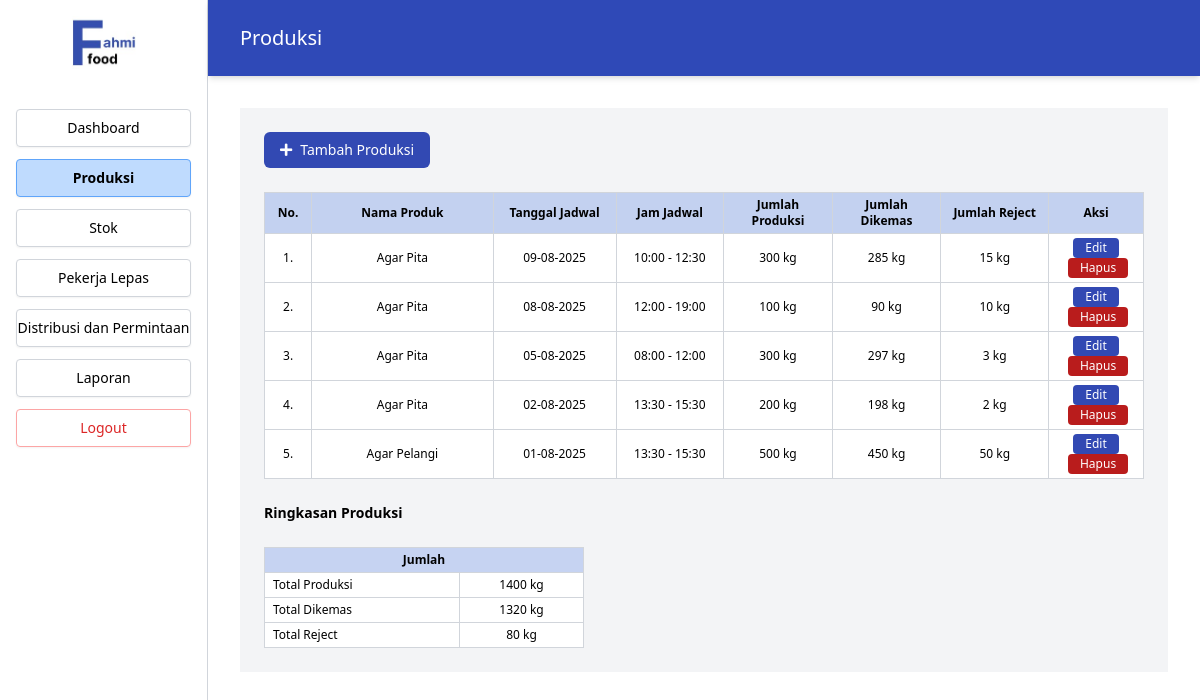
Screenshot of /Index.php?page=produksi (signed in) with the database file from the repository.
### tables this page shows
CREATE TABLE `produksi` (
  `id_produksi` int(11) NOT NULL,
  `id_produk` int(11) NOT NULL,
  `id_jadwal` int(11) DEFAULT NULL,
  `id_admin` int(11) DEFAULT NULL,
  `jumlah_produksi` int(11) DEFAULT NULL,
  `tgl_produksi` date DEFAULT NULL,
  `jumlah_dikemas` int(11) DEFAULT NULL,
  `jumlah_reject` int(11) DEFAULT NULL
);

CREATE TABLE `produk` (
  `id_produk` int(11) NOT NULL,
  `nama_produk` varchar(100) NOT NULL
);

CREATE TABLE `jadwal` (
  `id_jadwal` int(11) NOT NULL,
  `tanggal` date DEFAULT NULL,
  `waktu` time DEFAULT NULL,
  `waktu_mulai` time DEFAULT NULL,
  `waktu_selesai` time DEFAULT NULL,
  `jenis_kegiatan` varchar(100) DEFAULT NULL,
  `id_admin` int(11) DEFAULT NULL
);

### src/Produksi.php (the view, shortened to what this page needs)
<?php
include 'koneksi.php';
$sql_produksi = "SELECT prod.*, p.nama_produk, j.tanggal, j.waktu_mulai, j.waktu_selesai
                 FROM produksi prod
                 JOIN produk p ON prod.id_produk = p.id_produk
                 JOIN jadwal j ON prod.id_jadwal = j.id_jadwal
                 ORDER BY j.tanggal DESC";
$produksi_list = $pdo->query($sql_produksi)->fetchAll(PDO::FETCH_ASSOC);
$totals = $pdo->query("SELECT
                        SUM(jumlah_produksi) as total_produksi,
                        SUM(jumlah_dikemas) as total_dikemas,
                        SUM(jumlah_reject) as total_reject
                      FROM produksi")->fetch(PDO::FETCH_ASSOC);
$total_produksi = $totals['total_produksi'] ?? 0;
$total_dikemas = $totals['total_dikemas'] ?? 0;
$total_reject = $totals['total_reject'] ?? 0;
?>
<main class="flex-1 bg-gray-100">
  <section class="p-6 overflow-x-auto space-y-6">
    <button id="btnTambahProduk" type="button" class="inline-flex items-center gap-2 rounded-md bg-[#3249b3] px-4 py-2 text-white text-sm font-normal hover:bg-[#2a3b8a] transition-colors">
      <i class="fas fa-plus"></i> Tambah Produksi
    </button>
    <div class="overflow-x-auto mt-4">
      <table class="w-full border border-gray-300 text-sm border-collapse bg-white">
        <thead class="bg-[#c3d1f0] sticky top-0 z-10">
          <tr class="text-center text-xs font-normal text-black">
            <th class="border border-gray-300 px-2 py-1 w-12">No.</th>
            <th class="border border-gray-300 px-2 py-1 w-48">Nama Produk</th>
            <th class="border border-gray-300 px-2 py-1 w-32">Tanggal Jadwal</th>
            <th class="border border-gray-300 px-2 py-1 w-28">Jam Jadwal</th>
            <th class="border border-gray-300 px-2 py-1 w-28">Jumlah Produksi</th>
            <th class="border border-gray-300 px-2 py-1 w-28">Jumlah Dikemas</th>
            <th class="border border-gray-300 px-2 py-1 w-28">Jumlah Reject</th>
            <th class="border border-gray-300 px-2 py-1 w-24">Aksi</th>
          </tr>
        </thead>
        <tbody class="text-center text-xs text-black">
          <?php if (empty($produksi_list)): ?>
            <tr>
              <td colspan="8" class="border border-gray-300 px-2 py-4 text-center text-gray-500">
                Belum ada data produksi. Silakan tambahkan.
              </td>
            </tr>
          <?php else: ?>
            <?php foreach ($produksi_list as $index => $item): ?>
              <tr>
                <td class="border border-gray-300 px-2 py-1"><?php echo $index + 1; ?>.</td>
                <td class="border border-gray-300 px-2 py-1"><?php echo htmlspecialchars($item["nama_produk"]); ?></td>
                <td class="border border-gray-300 px-2 py-1"><?php echo htmlspecialchars(date('d-m-Y', strtotime($item["tanggal"]))); ?></td>
                <td class="border border-gray-300 px-2 py-1"><?php echo htmlspecialchars(substr($item["waktu_mulai"],0,5) . ' - ' . substr($item["waktu_selesai"],0,5)); ?></td>
                <td class="border border-gray-300 px-2 py-1"><?php echo htmlspecialchars($item["jumlah_produksi"]); ?> kg</td>
                <td class="border border-gray-300 px-2 py-1"><?php echo htmlspecialchars($item["jumlah_dikemas"]); ?> kg</td>
                <td class="border border-gray-300 px-2 py-1"><?php echo htmlspecialchars($item["jumlah_reject"]); ?> kg</td>
                <td class="border border-gray-300 px-2 py-1 space-x-1">
                  <button type="button" class="btnEdit bg-[#3249b3] text-white text-xs px-3 py-0.5 rounded hover:bg-[#2a3b8a] transition-colors"
                    data-id-produksi="<?php echo $item['id_produksi']; ?>"
                    data-id-produk="<?php echo $item['id_produk']; ?>"
                    data-id-jadwal="<?php echo $item['id_jadwal']; ?>"
                    data-nama-produk="<?php echo htmlspecialchars($item['nama_produk']); ?>"
                    data-tanggal="<?php echo $item['tanggal']; ?>"
                    data-jam="<?php echo substr($item["waktu_mulai"],0,5) . ' - ' . substr($item["waktu_selesai"],0,5); ?>"
                    data-jumlah-produksi="<?php echo $item['jumlah_produksi']; ?>"
                    data-jumlah-dikemas="<?php echo $item['jumlah_dikemas']; ?>"
                    data-jumlah-reject="<?php echo $item['jumlah_reject']; ?>"
                  >Edit</button>
                  <button type="button" class="btnHapus bg-red-700 text-white text-xs px-3 py-0.5 rounded hover:bg-red-800 transition-colors"
                    data-id-produksi="<?php echo $item['id_produksi']; ?>">Hapus</button>
                </td>
              </tr>
            <?php endforeach; ?>
          <?php endif; ?>
        </tbody>
      </table>
    </div>
    <div class="font-semibold text-black mt-6 mb-1 text-sm">Ringkasan Produksi</div>
    <table class="w-full max-w-xs border border-gray-300 border-collapse text-xs text-black bg-white mt-1">
      <thead>
        <tr class="bg-[#c6d3f2] text-center font-normal">
          <th class="border border-gray-300 px-2 py-1" colspan="2">Jumlah</th>
        </tr>
      </thead>
      <tbody>
        <tr>
          <td class="border border-gray-300 px-2 py-1 font-medium">Total Produksi</td>
          <td class="border border-gray-300 px-2 py-1 text-center"><?php echo $total_produksi; ?> kg</td>
        </tr>
        <tr>
          <td class="border border-gray-300 px-2 py-1 font-medium">Total Dikemas</td>
          <td class="border border-gray-300 px-2 py-1 text-center"><?php echo $total_dikemas; ?> kg</td>
        </tr>
        <tr>
          <td class="border border-gray-300 px-2 py-1 font-medium">Total Reject</td>
          <td class="border border-gray-300 px-2 py-1 text-center"><?php echo $total_reject; ?> kg</td>
        </tr>
      </tbody>
    </table>
  </section>
</main>

### rows the page displays
produksi: id_produk.nama_produk "Agar Pita", id_jadwal.tanggal "09-08-2025", id_jadwal.waktu_selesai "10:00 - 12:30", jumlah_produksi "300", jumlah_dikemas "285", jumlah_reject "15"
produksi: id_produk.nama_produk "Agar Pita", id_jadwal.tanggal "08-08-2025", id_jadwal.waktu_selesai "12:00 - 19:00", jumlah_produksi "100", jumlah_dikemas "90", jumlah_reject "10"
produksi: id_produk.nama_produk "Agar Pita", id_jadwal.tanggal "05-08-2025", id_jadwal.waktu_selesai "08:00 - 12:00", jumlah_produksi "300", jumlah_dikemas "297", jumlah_reject "3"
produksi: id_produk.nama_produk "Agar Pita", id_jadwal.tanggal "02-08-2025", id_jadwal.waktu_selesai "13:30 - 15:30", jumlah_produksi "200", jumlah_dikemas "198", jumlah_reject "2"
produksi: id_produk.nama_produk "Agar Pelangi", id_jadwal.tanggal "01-08-2025", id_jadwal.waktu_selesai "13:30 - 15:30", jumlah_produksi "500", jumlah_dikemas "450", jumlah_reject "50"

### other values shown
$label "Dashboard"
$label "Produksi"
$label "Stok"
$label "Pekerja Lepas"
$label "Distribusi dan Permintaan"
$label "Laporan"
$page "Produksi"
$total_produksi "1400"
$total_dikemas "1320"
$total_reject "80"
